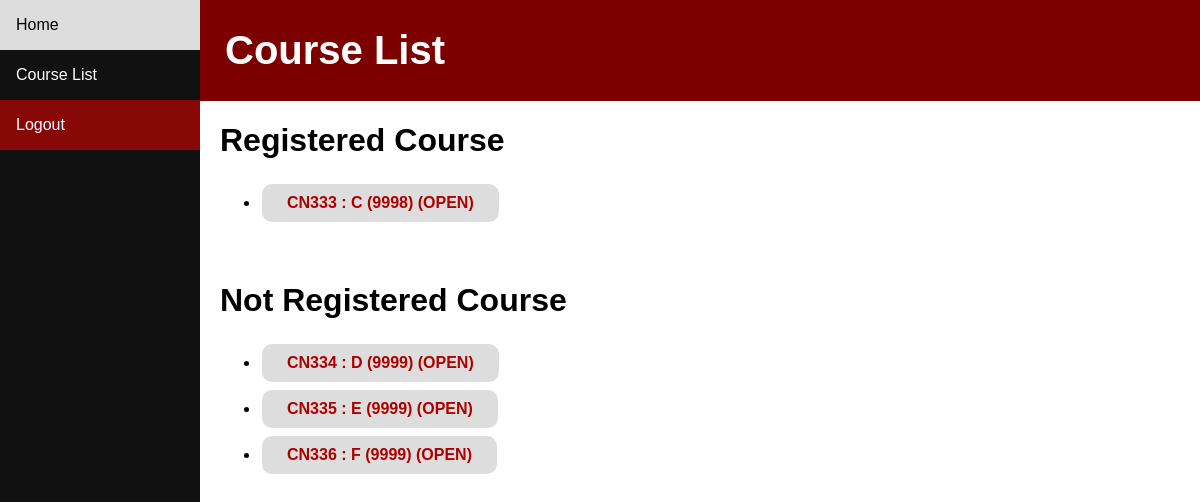
Page /course_list (signed in) on the committed database.
### students/models.py (models this page shows, shortened)
class Course(models.Model):
    code = models.CharField(max_length=5)
    course_name = models.CharField(max_length=64)
    semester = models.PositiveSmallIntegerField(choices=((1,1), (2,2), (3,3)))
    year = models.PositiveSmallIntegerField()
    seat = models.PositiveSmallIntegerField()
    status = models.CharField(max_length=5, choices=(("OPEN", "Open"), ("CLOSE", "Close")))

### students/views.py (the view)
# urls.py: path('course_list', views.course_list_view, name='course_list'),
def course_list_view(request):
    if not request.user.is_authenticated:
        return HttpResponseRedirect(reverse('login'))
    profile = Profile.objects.get(user=request.user)
    return render(request, "students/course_list.html", {
        'courses': profile.courses.all(),
        'non_courses' : Course.objects.exclude(id__in=profile.courses.all())
                            .exclude(status="CLOSE").all(),
    })

### students/templates/students/course_list.html
{% extends "students/layout.html" %}
{% block header %}
    <h1>Course List</h1>
{% endblock %}
{% block body %}
<h1>Registered Course</h1>
<ul>
    {% for course in courses %}
    <li><a href="{% url 'course_info' course.code %}" class="button">{{ course.code }} : {{ course.course_name }} ({{ course.seat}}) ({{ course.status}})</a></li>
    {% empty %}
    <li>No courses</li>
    {% endfor %}
</ul>
<br>
<h1>Not Registered Course</h1>
<ul>
    {% for course in non_courses %}
    <li><a href="{% url 'course_info' course.code %}" class="button">{{ course.code }} : {{ course.course_name }} ({{ course.seat}}) ({{ course.status}})</a></li>
    {% empty %}
    <li>No courses</li>
    {% endfor %}
</ul>
{% endblock %}

### students/templates/students/layout.html (style rules this page uses)
* { box-sizing: border-box; }
body { margin: 0; font-family: Arial, Helvetica, sans-serif; }
.button { background-color: #ddd; border-radius: 10px; color: rgba(175,0,0,1); padding: 10px 25px; text-align: center; text-decoration: none; display: inline-block; font-size: 16px; font-weight: bold; margin: 4px 2px; cursor: pointer; }

### rows in the picture
Course: code "CN333", course_name "C", seat "9998", status "OPEN"
Course: code "CN334", course_name "D", seat "9999", status "OPEN"
Course: code "CN335", course_name "E", seat "9999", status "OPEN"
Course: code "CN336", course_name "F", seat "9999", status "OPEN"
